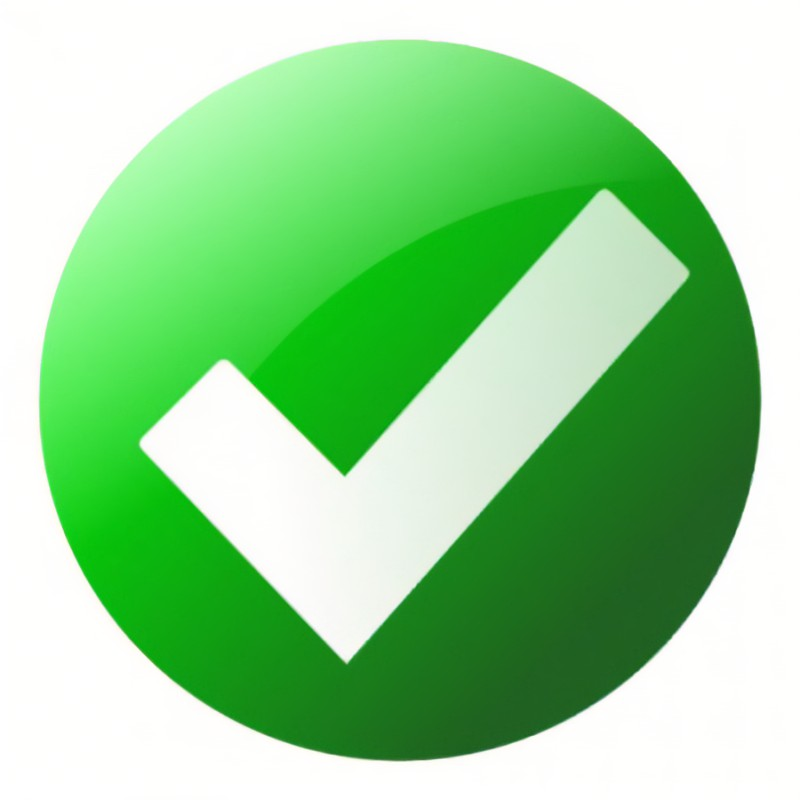
#> input picture foundImages/access.jpg, 800 x 800 px, given in place of access.jpg.jpg, which was not available
$ python -i front.py   (imports and definitions only)
#> lines starting #> are read from the running program, lines starting #| are printed output that depends on the picture; pictures that were not available may be replaced by others from this repository, and a replacement may not be noted
from PIL import Image, ImageDraw, ImageFont
import os

def frontof(target):

#> called with target = 'foundImages/access.jpg'
    word_font = ImageFont.truetype('./font/Arial.ttf', 40)

    canvas_width = 800
    canvas_height = 1800
    canvas_img = Image.new('RGB', (canvas_width, canvas_height), color=(255, 255, 255))
#> canvas_img: PIL image 800x1800 RGB; every value is 255

    img1 = Image.open('./foundImages/' + target + '.jpg')
#> img1 is the input picture: PIL image 800x800 RGB; mean R, G, B 150.1, 212.4, 150.3
    img1 = img1.resize((500, 500))    #调整图片大小
#> img1: PIL image 500x500 RGB
    img2 = Image.open('./foundImages/' + 'arrowhead' + '.jpg')
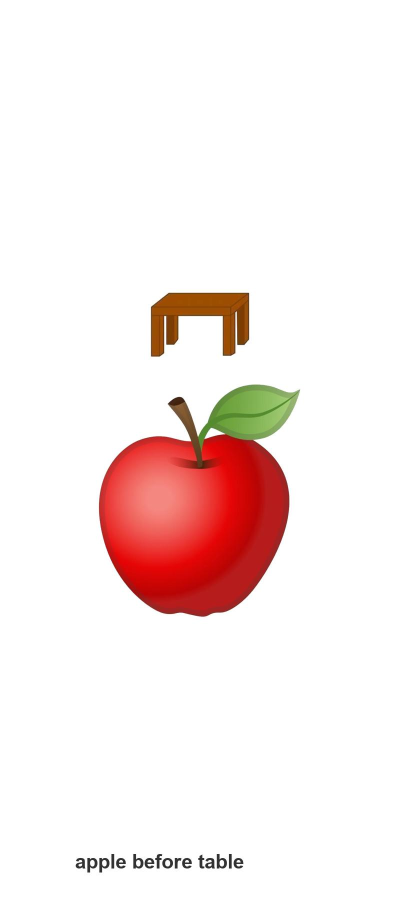
#> input picture foundImages/apple before table.jpg, 800 x 1800 px, given in place of arrowhead.jpg, which was not available (shown at 1/2 size)
#> img2 is the input picture: PIL image 800x1800 RGB; mean R, G, B 248.1, 235, 233.1
    img2 = img2.resize((50, 100))
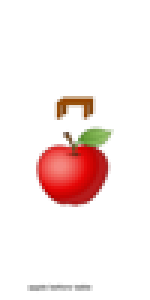
#> img2: PIL image 50x100 RGB (shown 3 times larger); mean R, G, B 248, 234.8, 232.9
    img2 = img2.transpose(Image.ROTATE_180)
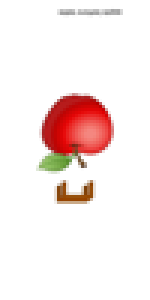
#> img2: PIL image 50x100 RGB (shown 3 times larger); mean R, G, B 248, 234.8, 232.9

    canvas_img.paste(img1, (150, 650))
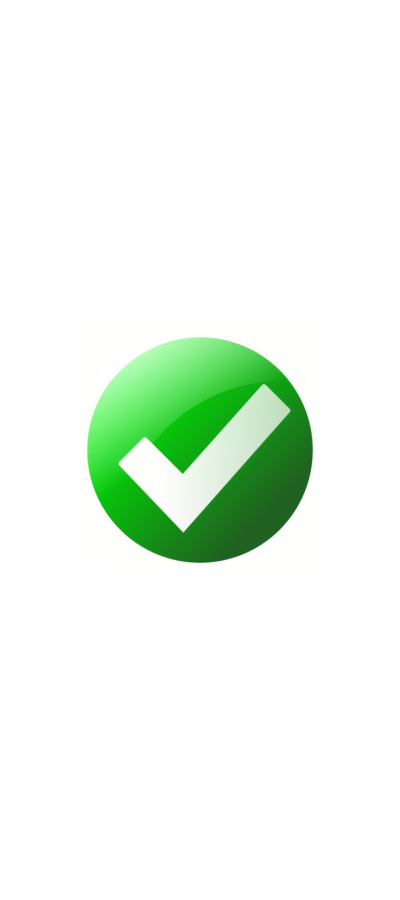
#> canvas_img: PIL image 800x1800 RGB (shown at 1/2 size); mean R, G, B 236.8, 247.6, 236.8
    for x in range(50):
        for y in range(100):
            data = (img2.getpixel((x,y)))
            if (data[0]<200 or data[1]<200 or data[2]<200):
                change = (img2.getpixel((x,y)))
                canvas_img.putpixel((x + 350,y + 1050),change)

    d = ImageDraw.Draw(canvas_img)    #在图片下方显示对应的图片名
    d.text((150, 1700), 'front of ' + target, font=word_font, fill=(50, 50, 50))

    canvas_img.save(os.path.join('./foundImages/front of ' + target + '.jpg'))
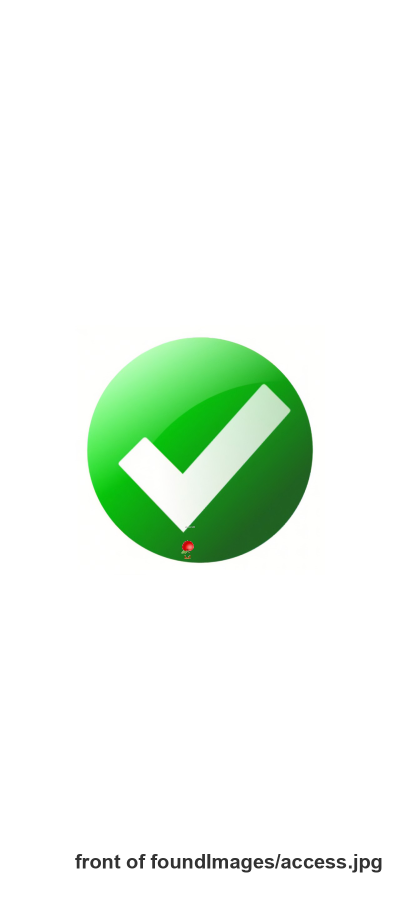
#> saved as access.jpg.jpg: PIL image 800x1800 RGB (shown at 1/2 size); mean R, G, B 235.9, 246.6, 235.9

>>> result = frontof('foundImages/access.jpg')
